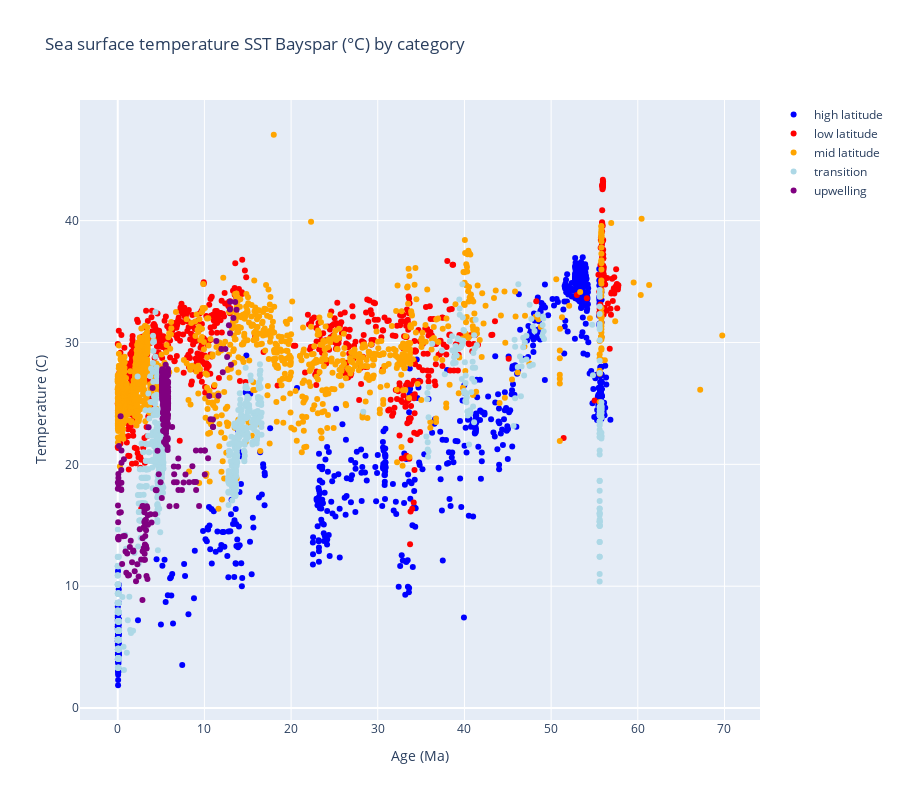

This figure's notebook cell:
### Markdown cell above
Repeat the same plot but with the filtered data

### Code cell
# plot
temperature_col = "SST Bayspar (°C)"
mode = "markers"
fig = go.Figure()

colors = {
    "low latitude": "red",
    "mid latitude": "orange",
    "transition": "lightblue",
    "high latitude": "blue",
    "upwelling": "purple",
}
for lat, df_lat in latitude_groups_filtered:
    color = colors[lat]
    fig.add_trace(
        go.Scatter(
            x=df_lat["Age (Ma)"],
            y=df_lat[temperature_col],
            mode="markers",
            marker=dict(color=color, symbol="circle"),
            name=lat,
        )
    )
fig.update_layout(
    title_text=f"Sea surface temperature {temperature_col} by category",
    height=800,
    xaxis_title="Age (Ma)",
    yaxis_title="Temperature (C)",
)
fig.show()

### Figure 1 — Plotly figure (JSON) as saved in the notebook; plotly's stock layout.template omitted (floating-point values rounded to 4 significant figures; data arrays with more than 128 entries replaced by an {"elided": "..."} marker saying what was removed)
{"data": [{"marker": {"color": "blue", "symbol": "circle"}, "mode": "markers", "name": "high latitude", "type": "scatter", "x": {"elided": "837 float values"}, "y": {"elided": "837 float values"}}, {"marker": {"color": "red", "symbol": "circle"}, "mode": "markers", "name": "low latitude", "type": "scatter", "x": {"elided": "838 float values"}, "y": {"elided": "838 float values"}}, {"marker": {"color": "orange", "symbol": "circle"}, "mode": "markers", "name": "mid latitude", "type": "scatter", "x": {"elided": "1534 float values"}, "y": {"elided": "1534 float values"}}, {"marker": {"color": "lightblue", "symbol": "circle"}, "mode": "markers", "name": "transition", "type": "scatter", "x": {"elided": "918 float values"}, "y": {"elided": "918 float values"}}, {"marker": {"color": "purple", "symbol": "circle"}, "mode": "markers", "name": "upwelling", "type": "scatter", "x": {"elided": "389 float values"}, "y": {"elided": "389 float values"}}], "layout": {"height": 800, "title": {"text": "Sea surface temperature SST Bayspar (°C) by category"}, "xaxis": {"title": {"text": "Age (Ma)"}}, "yaxis": {"title": {"text": "Temperature (C)"}}}}
